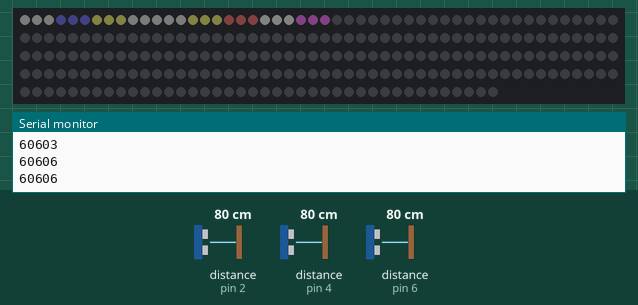
Recording of a sketch running on a simulated Arduino Mega 2560, built with avr-gcc and run on an emulated ATmega2560. Shown: 240 RGB LEDs in strip order, left to right, continuing on the next row, the last lines printed to the serial monitor. The test bench sets the inputs (shaded band); at power-on: distance to the obstacle (sensors on pin 2, pin 4, pin 6) 80 cm. The echo pulse lasts 58.3 µs per cm; dim RGB values are drawn brighter than linear; random numbers use the default seed unless the sketch sets one.

Above: at 1.2 s.
1.3 s: distance to the obstacle (sensor on pin 2) set to 4 cm
At 2.05 s:
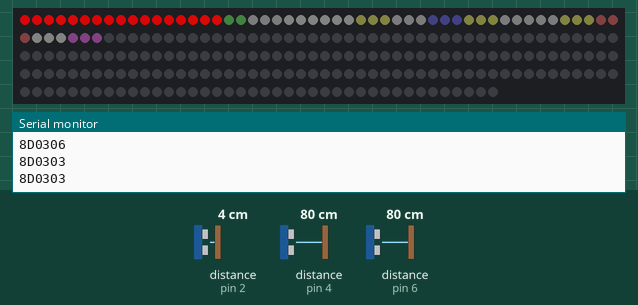
4.0 s: distance to the obstacle (sensor on pin 4) set to 4 cm
At 4.53 s:
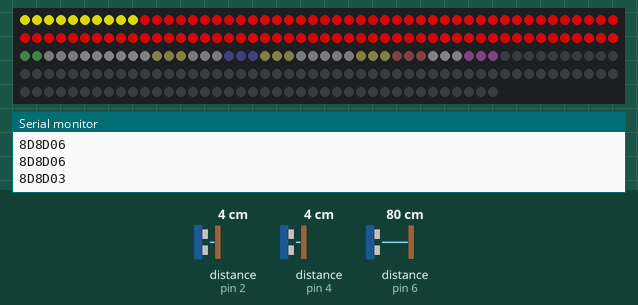
6.7 s: distance to the obstacle (sensor on pin 6) set to 4 cm
At 7.87 s:
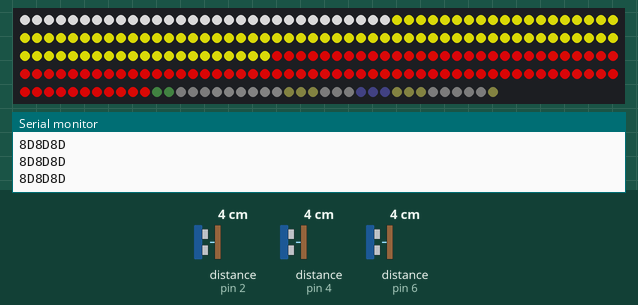
9.7 s: distance to the obstacle (sensor on pin 2) set to 18 cm
At 10.92 s:
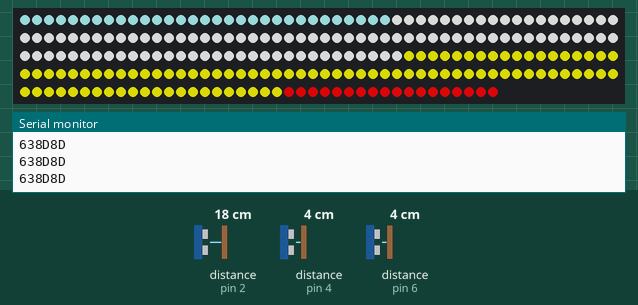
12.2 s: distance to the obstacle (sensor on pin 4) set to 18 cm
At 13.35 s:
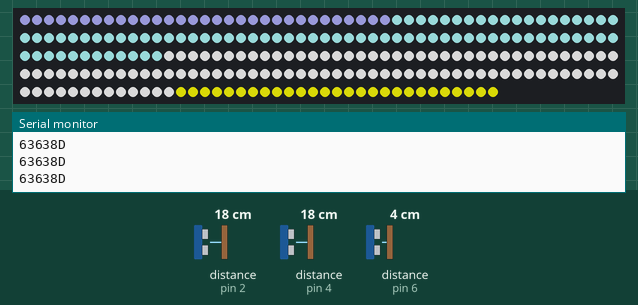
14.6 s: distance to the obstacle (sensor on pin 2) set to 9 cm
Timing chart, 0 to 17.6 s (numbered marks = the images above; inputs shaded):
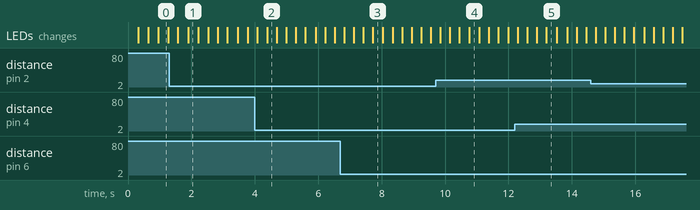

The sketch:

PingLed.ino
```cpp
// ---------------------------------------------------------------------------
// This example code was used to successfully communicate with 15 ultrasonic sensors. You can adjust
// the number of sensors in your project by changing SONAR_NUM and the number of NewPing objects in the
// "sonar" array. You also need to change the pins for each sensor for the NewPing objects. Each sensor
// is pinged at 33ms intervals. So, one cycle of all sensors takes 495ms (33 * 15 = 495ms). The results
// are sent to the "oneSensorCycle" function which currently just displays the distance data. Your project
// would normally process the sensor results in this function (for example, decide if a robot needs to
// turn and call the turn function). Keep in mind this example is event-driven. Your complete sketch needs
// to be written so there's no "delay" commands and the loop() cycles at faster than a 33ms rate. If other
// processes take longer than 33ms, you'll need to increase PING_INTERVAL so it doesn't get behind.
// ---------------------------------------------------------------------------
#include <NewPing.h>
#include <Adafruit_NeoPixel.h>


#define SONAR_NUM     3 // Number or sensors.
#define MAX_DISTANCE 51 // Maximum distance (in cm) to ping.
#define PING_INTERVAL 29 // Milliseconds between sensor pings (29ms is about the min to avoid cross-sensor echo).

unsigned long pingTimer[SONAR_NUM]; // Holds the times when the next ping should happen for each sensor.
unsigned int cm[SONAR_NUM];         // Where the ping distances are stored.
uint8_t currentSensor = 0;          // Keeps track of which sensor is active.

#define PIN 11
#define PIX_TIME 30;
unsigned long pixTimer = 100; // Holds the times when the next ping should happen for each sensor.
Adafruit_NeoPixel strip = Adafruit_NeoPixel(240, PIN, NEO_GRB + NEO_KHZ800);

unsigned long ActualColor = 0;

NewPing sonar[SONAR_NUM] = {     // Sensor object array.
  NewPing(3, 2, MAX_DISTANCE), // Each sensor's trigger pin, echo pin, and max distance to ping.
  NewPing(5, 4, MAX_DISTANCE),
  NewPing(7, 6, MAX_DISTANCE)
};

void setup() {
	randomSeed(analogRead(0));
  Serial.begin(115200);
    strip.begin();
    strip.show(); // Initialize all pixels to 'off'

  pingTimer[0] = millis() + 75;           // First ping starts at 75ms, gives time for the Arduino to chill before starting.
  for (uint8_t i = 1; i < SONAR_NUM; i++) // Set the starting time for each sensor.
    pingTimer[i] = pingTimer[i - 1] + PING_INTERVAL;
}

void loop() {
  for (uint8_t i = 0; i < SONAR_NUM; i++) { // Loop through all the sensors.
    if (millis() >= pingTimer[i]) {         // Is it this sensor's time to ping?
      pingTimer[i] += PING_INTERVAL * SONAR_NUM;  // Set next time this sensor will be pinged.
      if (i == 0 && currentSensor == SONAR_NUM - 1) oneSensorCycle(); // Sensor ping cycle complete, do something with the results.
      sonar[currentSensor].timer_stop();          // Make sure previous timer is canceled before starting a new ping (insurance).
      currentSensor = i;                          // Sensor being accessed.
      cm[currentSensor] = 0;                      // Make distance zero in case there's no ping echo for this sensor.
      sonar[currentSensor].ping_timer(echoCheck); // Do the ping (processing continues, interrupt will call echoCheck to look for echo).
    }

	if (millis() >= pixTimer)
	{
		pixTimer = millis() + PIX_TIME;
		for(int i = strip.numPixels()-1; i > 0; i--)
			strip.setPixelColor(i, strip.getPixelColor(i-1));

		strip.setPixelColor(0, ActualColor);
		strip.show();
	}
  }
  // The rest of your code would go here.
}

void echoCheck() { // If ping received, set the sensor distance to array.
  if (sonar[currentSensor].check_timer())
    cm[currentSensor] = sonar[currentSensor].ping_result / US_ROUNDTRIP_CM;
}

void oneSensorCycle() { // Sensor ping cycle complete, do something with the results.
  /*for (uint8_t i = 0; i < SONAR_NUM; i++) {
    Serial.print(i);
    Serial.print("=");
    Serial.print(cm[i]);
    Serial.print("cm ");
  }
  Serial.println();*/

  /*  ActualColor = 256-cm[0]*4;
  ActualColor = ActualColor << 8;
  ActualColor += 256-cm[1]*4;
  ActualColor = ActualColor << 8;
  ActualColor += 256-cm[2]*4;
  */
  if(cm[0] == 0) cm[0] = random(MAX_DISTANCE-2,MAX_DISTANCE);
  if(cm[1] == 0) cm[1] = random(MAX_DISTANCE-2,MAX_DISTANCE);
  if(cm[2] == 0) cm[2] = random(MAX_DISTANCE-2,MAX_DISTANCE);
  ActualColor = (MAX_DISTANCE-cm[0])*3;
  ActualColor = ActualColor << 8;
  ActualColor += (MAX_DISTANCE-cm[1])*3;
  ActualColor = ActualColor << 8;
  ActualColor += (MAX_DISTANCE-cm[2])*3;
   Serial.println(ActualColor,16);

}
```
